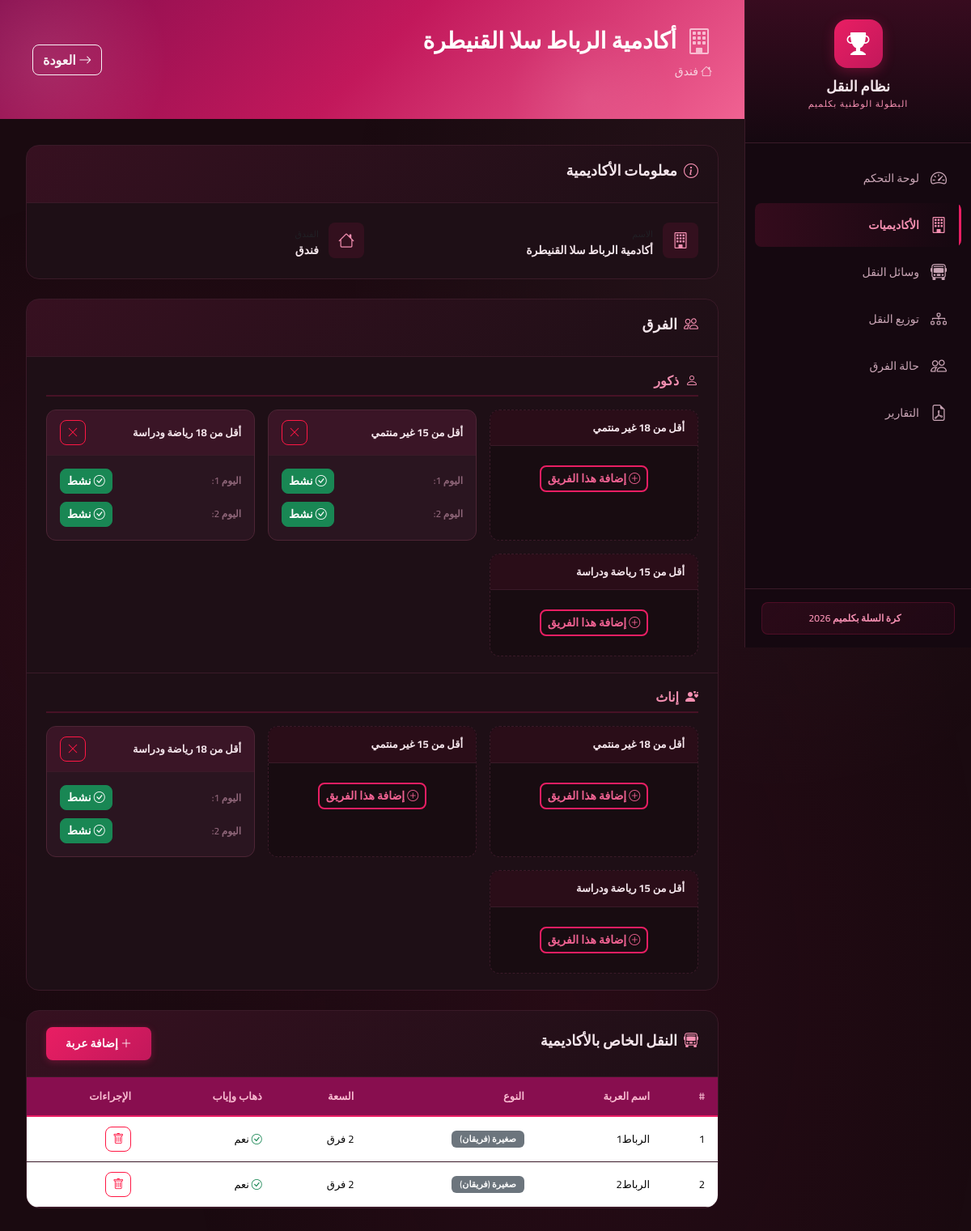
/academy/5, run on the app's committed database.
### transport_system/models.py (models this page shows, shortened)
class Academy(db.Model):
    __tablename__ = 'academy'
    id = db.Column(db.Integer, primary_key=True)
    name = db.Column(db.String(200), nullable=False)
    hotel = db.Column(db.String(200), nullable=False)
    teams = db.relationship('Team', backref='academy', lazy=True, cascade='all, delete-orphan')
    vehicles = db.relationship('Vehicle', backref='academy', lazy=True, cascade='all, delete-orphan')

class Vehicle(db.Model):
    __tablename__ = 'vehicle'
    TYPE_CHOICES = ['small', 'large']
    TYPE_LABELS = {'small': 'صغيرة (فريقان)', 'large': 'كبيرة (5 فرق)'}
    TYPE_CAPACITY = {'small': 2, 'large': 5}
    OWNERSHIP_CHOICES = ['academy', 'public']
    OWNERSHIP_LABELS = {'academy': 'خاصة بأكاديمية', 'public': 'عامة'}
    id = db.Column(db.Integer, primary_key=True)
    name = db.Column(db.String(200), nullable=False)
    type = db.Column(db.String(10), nullable=False, default='small')
    ownership = db.Column(db.String(10), nullable=False, default='public')
    academy_id = db.Column(db.Integer, db.ForeignKey('academy.id'), nullable=True)
    can_return = db.Column(db.Boolean, nullable=False, default=True)
    trips = db.relationship('Trip', backref='vehicle', lazy=True, cascade='all, delete-orphan')
    @property
    def capacity(self):
        return self.TYPE_CAPACITY.get(self.type, 2)
    @property
    def type_label(self):
        return self.TYPE_LABELS.get(self.type, self.type)

### transport_system/routes/academies.py (the view)
@academies_bp.route('/academy/<int:id>')
def academy_detail(id):
    academy = Academy.query.get_or_404(id)
    teams = Team.query.filter_by(academy_id=id).all()
    vehicles = Vehicle.query.filter_by(academy_id=id).all()
    teams_map = {}
    for team in teams:
        teams_map[(team.gender, team.category)] = team
    return render_template('academy_detail.html',
                           academy=academy,
                           teams=teams,
                           teams_map=teams_map,
                           vehicles=vehicles,
                           genders=Team.GENDER_CHOICES,
                           categories=Team.CATEGORY_CHOICES,
                           category_labels=Team.CATEGORY_LABELS)

### transport_system/templates/academy_detail.html (shortened to what this page needs)
{% extends "base.html" %}
{% block content %}
<div class="page-header">
    <div class="page-header-content">
        <h1 class="page-title">
            <i class="bi bi-building"></i>
            {{ academy.name }}
        </h1>
        <p class="page-subtitle">
            <i class="bi bi-house"></i> {{ academy.hotel }}
        </p>
    </div>
    <a href="/academies" class="btn btn-outline-light">
        <i class="bi bi-arrow-right"></i> العودة
    </a>
</div>
<div class="content-card mb-4">
    <div class="card-header-custom">
        <h3><i class="bi bi-info-circle"></i> معلومات الأكاديمية</h3>
    </div>
    <div class="info-grid">
        <div class="info-item">
            <div class="info-icon"><i class="bi bi-building"></i></div>
            <div>
                <small class="text-muted">الاسم</small>
                <p>{{ academy.name }}</p>
            </div>
        </div>
        <div class="info-item">
            <div class="info-icon"><i class="bi bi-house"></i></div>
            <div>
                <small class="text-muted">الفندق</small>
                <p>{{ academy.hotel }}</p>
            </div>
        </div>
    </div>
</div>
<div class="content-card mb-4">
    <div class="card-header-custom">
        <h3><i class="bi bi-people"></i> الفرق</h3>
    </div>
    {% for gender in genders %}
    <div class="gender-section">
        <h4 class="gender-title">
            <i class="bi bi-{% if gender == 'ذكور' %}person{% else %}person-hearts{% endif %}"></i>
            {{ gender }}
        </h4>
        <div class="teams-grid">
            {% for category in categories %}
            {% set team = teams_map.get((gender, category)) %}
            <div class="team-card {% if team %}team-exists{% else %}team-empty{% endif %}" id="team-card-{{ gender }}-{{ category }}">
                <div class="team-card-header">
                    <span class="team-category">{{ category_labels[category] }}</span>
                    {% if team %}
                    <button class="btn btn-sm btn-outline-danger" onclick="deleteTeam({{ team.id }})" title="حذف">
                        <i class="bi bi-x-lg"></i>
                    </button>
                    {% endif %}
                </div>
                {% if team %}
                <div class="team-card-body">
                    <div class="team-status-toggles">
                        <div class="toggle-group">
                            <label>اليوم 1:</label>
                            <button class="btn btn-sm {% if team.day1_status == 'active' %}btn-success{% else %}btn-danger{% endif %}"
                                    onclick="toggleTeamStatus({{ team.id }}, 1)" id="toggle-d1-{{ team.id }}">
                                {% if team.day1_status == 'active' %}
                                <i class="bi bi-check-circle"></i> نشط
                                {% else %}
                                <i class="bi bi-x-circle"></i> مقصى
                                {% endif %}
                            </button>
                        </div>
                        <div class="toggle-group">
                            <label>اليوم 2:</label>
                            <button class="btn btn-sm {% if team.day2_status == 'active' %}btn-success{% else %}btn-danger{% endif %}"
                                    onclick="toggleTeamStatus({{ team.id }}, 2)" id="toggle-d2-{{ team.id }}">
                                {% if team.day2_status == 'active' %}
                                <i class="bi bi-check-circle"></i> نشط
                                {% else %}
                                <i class="bi bi-x-circle"></i> مقصى
                                {% endif %}
                            </button>
                        </div>
                    </div>
                </div>
                {% else %}
                <div class="team-card-body team-add-body">
                    <button class="btn btn-outline-gold btn-sm" onclick="addTeam('{{ gender }}', '{{ category }}')">
                        <i class="bi bi-plus-circle"></i> إضافة هذا الفريق
                    </button>
                </div>
                {% endif %}
            </div>
            {% endfor %}
        </div>
    </div>
    {% endfor %}
</div>
<div class="content-card">
    <div class="card-header-custom">
        <h3><i class="bi bi-bus-front"></i> النقل الخاص بالأكاديمية</h3>
        <button class="btn btn-gold btn-sm" data-bs-toggle="modal" data-bs-target="#vehicleModal" id="btnAddPrivateVehicle">
            <i class="bi bi-plus-lg"></i> إضافة عربة
        </button>
    </div>
    {% if vehicles %}
    <div class="table-responsive">
        <table class="table table-modern">
            <thead>
                <tr>
                    <th>#</th>
                    <th>اسم العربة</th>
                    <th>النوع</th>
                    <th>السعة</th>
                    <th>ذهاب وإياب</th>
                    <th>الإجراءات</th>
                </tr>
            </thead>
            <tbody>
                {% for vehicle in vehicles %}
                <tr>
                    <td>{{ loop.index }}</td>
                    <td>{{ vehicle.name }}</td>
                    <td><span class="badge {% if vehicle.type == 'large' %}bg-primary{% else %}bg-secondary{% endif %}">{{ vehicle.type_label }}</span></td>
                    <td>{{ vehicle.capacity }} فرق</td>
                    <td>
                        {% if vehicle.can_return %}
                        <i class="bi bi-check-circle text-success"></i> نعم
                        {% else %}
                        <i class="bi bi-x-circle text-danger"></i> لا
                        {% endif %}
                    </td>
                    <td>
                        <button class="btn btn-sm btn-outline-danger" onclick="deletePrivateVehicle({{ vehicle.id }})">
                            <i class="bi bi-trash"></i>
                        </button>
                    </td>
                </tr>
                {% endfor %}
            </tbody>
        </table>
    </div>
    {% else %}
    <div class="text-center py-4 text-muted">
        <i class="bi bi-bus-front" style="font-size: 2rem;"></i>
        <p>لا توجد عربات خاصة بهذه الأكاديمية</p>
    </div>
    {% endif %}
</div>
{% endblock %}

### data on the page
Academy: name "أكادمية الرباط سلا القنيطرة", hotel "فندق"
Vehicle: name "الرباط1", type_label "صغيرة (فريقان)", can_return True (drawn)
Vehicle: name "الرباط2", type_label "صغيرة (فريقان)", can_return True (drawn)

### other printed values
{{ gender }} "ذكور" "إناث"
{{ category_labels[category] }} "أقل من 18 غير منتمي" "أقل من 15 غير منتمي" "أقل من 18 رياضة ودراسة" "أقل من 15 رياضة ودراسة" "أقل من 18 غير منتمي" "أقل من 15 غير منتمي" "أقل من 18 رياضة ودراسة" "أقل من 15 رياضة ودراسة"
